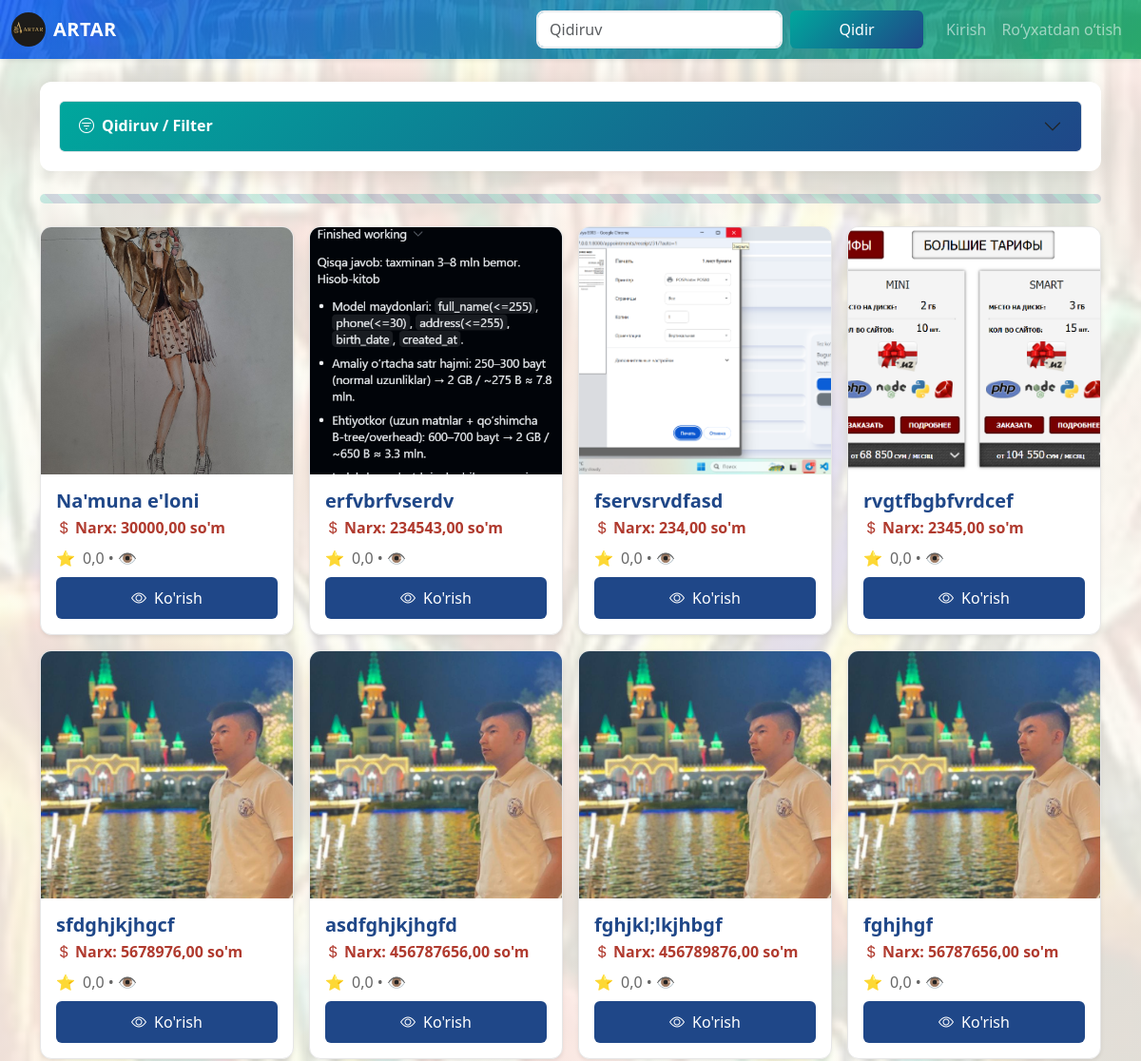
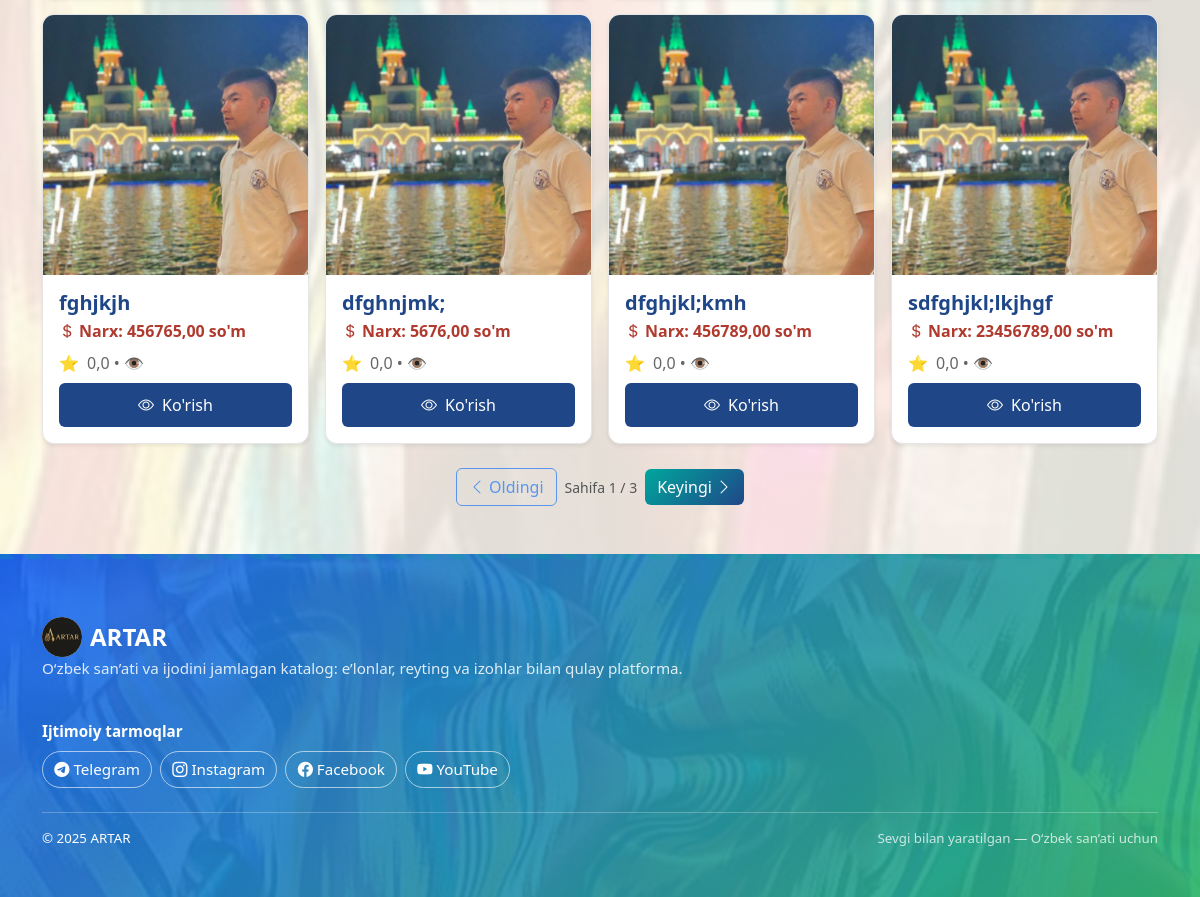
The page / on the database its author committed (2 pictures, top to bottom).
### catalog/models.py (models this page shows, shortened)
class Artwork(models.Model):
    author = models.ForeignKey(User, on_delete=models.CASCADE, related_name='artworks')
    title = models.CharField(max_length=200)
    slug = models.SlugField(max_length=220, unique=True, blank=True)
    description = models.TextField(blank=True)
    price = models.DecimalField(max_digits=12, decimal_places=2, validators=[MinValueValidator(0)])
    contact = models.CharField(max_length=255)
    category = models.ForeignKey(Category, on_delete=models.SET_NULL, null=True, related_name='artworks')
    created = models.DateTimeField(auto_now_add=True)
    updated = models.DateTimeField(auto_now=True)
    class Meta:
        ordering = ['-created']
        indexes = [models.Index(fields=['slug'])]
    @property
    def first_image(self):
        img = self.images.order_by('id').first()
        return img.image.url if img and img.image else None

class ArtworkImage(models.Model):
    artwork = models.ForeignKey(Artwork, on_delete=models.CASCADE, related_name='images')
    image = models.ImageField(upload_to=artwork_image_upload_to)
    order = models.PositiveIntegerField(default=0)
    class Meta:
        ordering = ['order', 'id']

### catalog/views.py (the view, shortened to what this page needs)
# urls.py: path('', views.home_view, name='home'),
def home_view(request):
    Listing = _get_model('catalog', [
        'Art', 'Artwork', 'ArtItem', 'Product', 'Item', 'Listing', 'Ad', 'Announcement', 'Elon'
    ])
    Category = _get_model('catalog', ['Category', 'ArtCategory', 'ProductCategory'])
    if Listing is None:
        return render(request, 'catalog/home.html', {
            'page_obj': Paginator([], 12).get_page(1),
            'categories': Category.objects.all() if Category else [],
        })
    qs = Listing.objects.all()
    field_names = {f.name for f in Listing._meta.get_fields() if isinstance(f, models.Field)}
    if 'id' in field_names:
        qs = qs.order_by('-id')
    elif 'created_at' in field_names:
        qs = qs.order_by('-created_at')
    elif 'date' in field_names:
        qs = qs.order_by('-date')
    params = request.GET
    title = params.get('title')
    if title:
        if 'title' in field_names:
            qs = qs.filter(title__icontains=title)
        elif 'name' in field_names:
            qs = qs.filter(name__icontains=title)
    cat = params.get('category')
    mn = params.get('min_price')
    if mn:
        for pfield in ('price', 'amount', 'cost'):
            if pfield in field_names:
                qs = qs.filter(**{f'{pfield}__gte': mn})
                break
    mx = params.get('max_price')
    if mx:
        for pfield in ('price', 'amount', 'cost'):
            if pfield in field_names:
                qs = qs.filter(**{f'{pfield}__lte': mx})
                break
    order = params.get('order_by')
    paginator = Paginator(qs, 12)
    page_number = request.GET.get('page') or 1
    page_obj = paginator.get_page(page_number)
    context = {
        'page_obj': page_obj,
        'categories': Category.objects.all() if Category else [],
    }
    return render(request, 'catalog/home.html', context)

### catalog/context_processors.py (called while the page is built)
def nav_categories(request):
    return {"nav_categories": Category.objects.all()}

### catalog/views.py (called while the page is built)
def _get_model(app_label: str, candidates):
    for name in candidates:
        try:
            return apps.get_model(app_label, name)
        except LookupError:
            continue
    return None

### templates/catalog/home.html (shortened to what this page needs)
{% extends 'base.html' %}
{% load static %}
{% block content %}
<link rel="stylesheet" href="{% static 'css/uzbek.css' %}">
<link rel="stylesheet" href="https://cdn.jsdelivr.net/npm/bootstrap-icons@1.11.3/font/bootstrap-icons.css">
<div class="accordion mb-3 filter-section uzbek-card" id="searchAccordion">
  <div class="accordion-item">
    <h2 class="accordion-header" id="headingOne">
      <button class="accordion-button collapsed uzbek-accordion-btn" type="button" data-bs-toggle="collapse" data-bs-target="#collapseOne" aria-expanded="false" aria-controls="collapseOne">
        <i class="bi bi-filter-circle me-2"></i>Qidiruv / Filter
      </button>
    </h2>
  </div>
</div>
<div class="uzbek-separator my-4"></div>
<div id="cardsGrid" class="row g-3">
  {% if page_obj %}
    {% for art in page_obj.paginator.object_list %}
      <div class="col-6 col-sm-6 col-md-4 col-lg-3 card-item">
        <div class="product-card h-100 shadow-sm uzbek-product-card">
          {% if art.first_image %}
          <img src="{{ art.first_image }}" class="card-img-top cover" alt="{{ art.title }}" loading="lazy">
          {% else %}
          <div class="placeholder-bg uzbek-placeholder">
            <i class="bi bi-image me-2"></i>ARTAR
          </div>
          {% endif %}
          <div class="card-body d-flex flex-column p-3">
            <div class="d-flex justify-content-between align-items-center mb-1">
              <h5 class="card-title mb-0 text-truncate uzbek-title" title="{{ art.title }}">{{ art.title }}</h5>
            </div>
            <div class="mb-2 price uzbek-price">
              <i class="bi bi-currency-dollar me-1"></i>Narx: <strong>{{ art.price }}</strong> so'm
            </div>
            <div class="mb-2 product-rating uzbek-rating">
              <span class="rating-stars">⭐</span> {{ art.avg_rating|default:0|floatformat:1 }} • 👁️ {{ art.views_count }}
            </div>
            <a href="{% url 'catalog:detail' art.slug %}" class="btn btn-gradient view-btn mt-auto">
              <i class="bi bi-eye me-2"></i>Ko'rish
            </a>
          </div>
        </div>
      </div>
    {% endfor %}
  {% endif %}
</div>
<div class="d-flex justify-content-center align-items-center gap-2 my-4">
  <button id="prevPage" class="btn btn-outline-primary">
    <i class="bi bi-chevron-left me-1"></i>Oldingi
  </button>
  <span id="pageIndicator" class="text-muted small"></span>
  <button id="nextPage" class="btn btn-gradient">
    Keyingi<i class="bi bi-chevron-right ms-1"></i>
  </button>
</div>
{% endblock %}

### static/css/site.css (style rules this page uses)
:root { --primary-color: #00A79D; --secondary-color: #1F4788; --accent-color: #B03A2E; --background-light: #FDFDF6; --filter-active-bg: #E6F4F3; --grad-start: #1e66f5; --grad-end: #2bb673; --btn-h: 44px; }
body { background-color: var(--background-light); }
body.uzb-bg { position: relative; }
body.uzb-bg::before { content:""; position: fixed; inset:0; z-index:-1; background: repeating-linear-gradient(60deg, rgba(30,102,245,.10) 0 24px, rgba(234,34,94,.10) 24px 48px, rgba(255,193,7,.10) 48px 72px, rgba(43,182,115,.10) 72px 96px, rgba(121,68,172,.10) 96px 120px ); filter: saturate(1.1) blur(0.5px); }
.filter-section, .profile-card, .profile-form, .stats-section, .card, .product-card { background-color:#fff; }
.filter-section { background:#fff; border-radius:8px; padding:20px; box-shadow:0 2px 10px rgba(0,0,0,.05); }
.product-card { background-color:#fff; border:1px solid #e6e6e6; border-radius:12px; overflow:hidden; transition: box-shadow .3s; display:flex; flex-direction:column; }
.product-card .card-img-top.cover { width:100%; height:auto; aspect-ratio: 1 / 1; object-fit:cover; }
@media (min-width: 576px) { .product-card .card-img-top.cover { aspect-ratio: 4 / 3; } }
@media (min-width: 992px) { .product-card .card-img-top.cover { aspect-ratio: auto; height:260px; } }
.product-card .card-body { padding: 14px 16px; }
.product-card .price { color: var(--accent-color); font-weight:700; }
.product-card .product-rating { display:flex; align-items:center; gap:.5rem; color:#666; }
.product-card .view-btn { background: var(--secondary-color); color:#fff; border:none; height: var(--btn-h); display:flex; align-items:center; justify-content:center; }
:root { --bg-image: url('/static/img/ikat-bg.png'); }
body.uzb-bg::before { background-image: linear-gradient(rgba(253,253,246,.88), rgba(253,253,246,.88)), var(--bg-image); background-size: cover; background-position: center; background-attachment: fixed; }
.btn-gradient { background: linear-gradient(135deg, var(--grad-start), var(--grad-end)); color:#fff; border:none; }

### static/css/uzbek.css (style rules this page uses)
:root { --primary-color: #00A79D; --secondary-color: #1F4788; --gold-color: #E6B31E; --pomegranate: #D35454; }
.btn-gradient { background: linear-gradient(135deg, var(--primary-color), var(--secondary-color)); color: #fff !important; border: none; }
.uzbek-card { border: none; border-radius: 12px; box-shadow: 0 4px 20px rgba(0,0,0,0.08); overflow: hidden; }
.uzbek-accordion-btn { background: linear-gradient(135deg, var(--primary-color), var(--secondary-color)); color: white; font-weight: 600; border: none; }
.uzbek-product-card { transition: all 0.3s ease; animation: uzbekFadeIn 0.6s ease-out; }
.uzbek-title { color: var(--secondary-color); font-weight: 600; }
.uzbek-price { color: var(--pomegranate); font-weight: 600; }
.uzbek-rating { color: var(--gold-color); font-weight: 500; }
.cover { height: 190px; object-fit: cover; }
.uzbek-separator { height: 10px; background: repeating-linear-gradient(45deg, var(--primary-color), var(--primary-color) 10px, var(--secondary-color) 10px, var(--secondary-color) 20px); border-radius: 6px; opacity: 0.2; }

### rows shown on the page
Artwork: first_image (picture), title "Na'muna e'loni", price "30000,00", avg_rating "0,0"
Artwork: first_image (picture), title "erfvbrfvserdv", price "234543,00", avg_rating "0,0"
Artwork: first_image (picture), title "fservsrvdfasd", price "234,00", avg_rating "0,0"
Artwork: first_image (picture), title "rvgtfbgbfvrdcef", price "2345,00", avg_rating "0,0"
Artwork: first_image (picture), title "sfdghjkjhgcf", price "5678976,00", avg_rating "0,0"
Artwork: first_image (picture), title "asdfghjkjhgfd", price "456787656,00", avg_rating "0,0"
Artwork: first_image (picture), title "fghjkl;lkjhbgf", price "456789876,00", avg_rating "0,0"
Artwork: first_image (picture), title "fghjhgf", price "56787656,00", avg_rating "0,0"
Artwork: first_image (picture), title "fghjkjh", price "456765,00", avg_rating "0,0"
Artwork: first_image (picture), title "dfghnjmk;", price "5676,00", avg_rating "0,0"
Artwork: first_image (picture), title "dfghjkl;kmh", price "456789,00", avg_rating "0,0"
Artwork: first_image (picture), title "sdfghjkl;lkjhgf", price "23456789,00", avg_rating "0,0"
